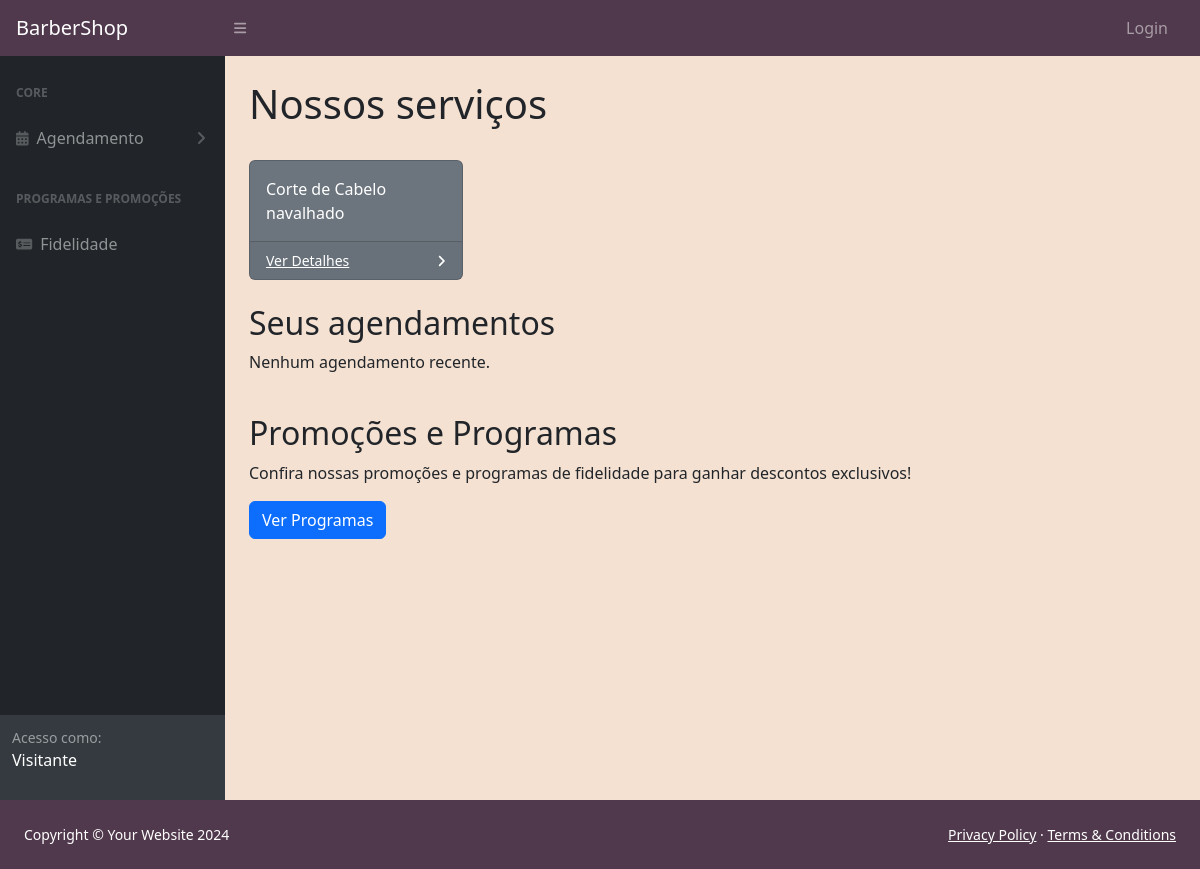
/, run on an earlier commit of the app's database.
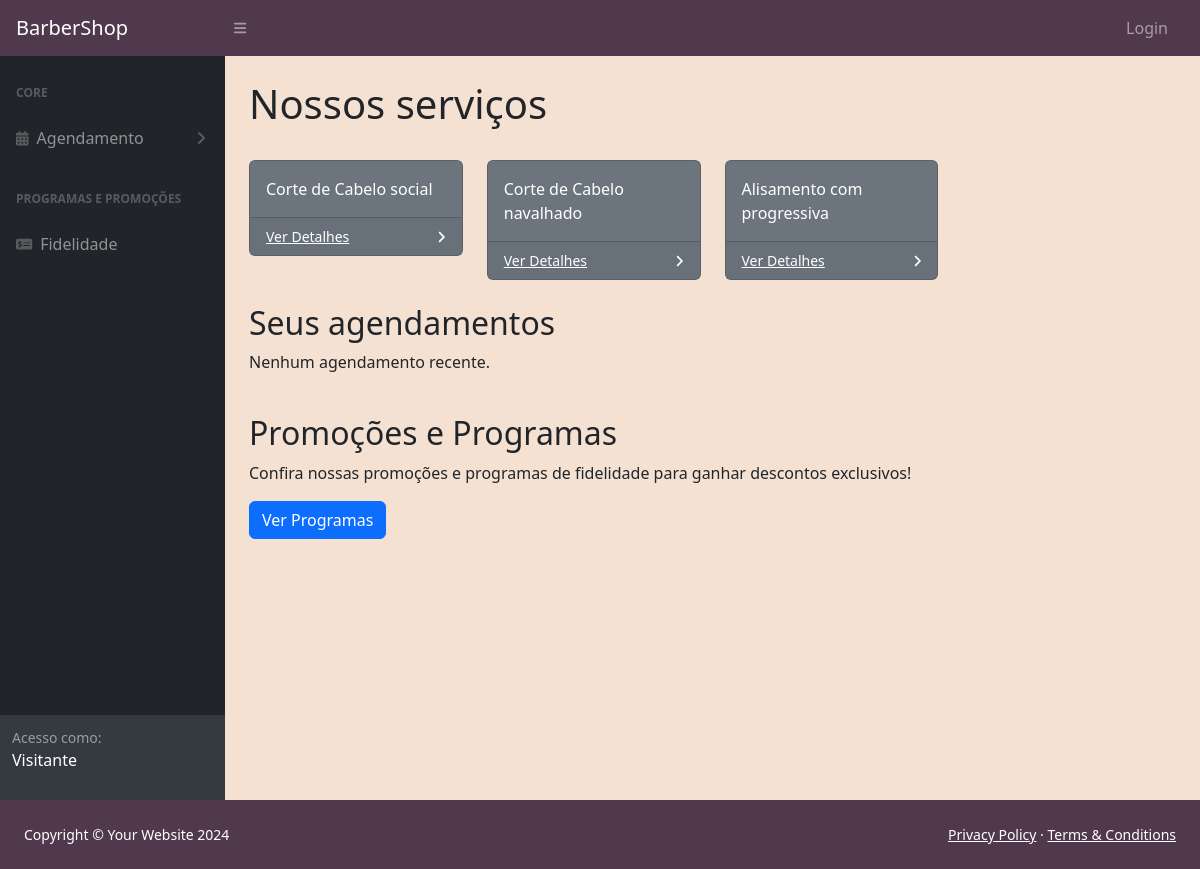
And on a later commit of the database.
### agenda/models.py (models this page shows, shortened)
class Servico(models.Model):
    nome_servico = models.CharField(max_length=50, verbose_name='Nome do Serviço')
    descricao = models.CharField(max_length=200, verbose_name='Descrição')
    preco = models.DecimalField(max_digits=8, decimal_places=2, verbose_name='Preço')
    janela_tempo = models.TimeField(default=time(), verbose_name='Duração do Serviço')
    imagem = models.ImageField(upload_to="images/%Y/%m/%d/", null=True, blank=True)

### ProjectWebII/views.py (the view)
# urls.py: path('', home, name="home"),
def home(request):
    create_groups()
    servicos = Servico.objects.all()
    context = {
        'servicos': servicos
    }
    return render(request, 'assets/static/index.html', context)

### ProjectWebII/utils.py (called while the page is built)
def create_groups():
    if not Group.objects.exists():
        groupAdmin = Group(name='Administrador')
        groupAdmin.save()
        groupAdmin = Group(name='Cliente')
        groupAdmin.save()
        groupAdmin = Group(name='Profissional')
        groupAdmin.save()

### templates/assets/static/index.html (shortened to what this page needs)
{% extends 'assets/static/base.html' %}
{% load static %}
{% block content %}
    <body class="sb-nav-fixed">
        <div id="layoutSidenav">
            <div id="layoutSidenav_nav">
                <nav class="sb-sidenav accordion sb-sidenav-dark" id="sidenavAccordion">
                    <div class="sb-sidenav-menu">
                        <div class="nav">
                            <div class="sb-sidenav-menu-heading">Core</div>
	                        <a class="nav-link collapsed" href="#" data-bs-toggle="collapse" data-bs-target="#collapseLayouts" aria-expanded="false" aria-controls="collapseLayouts">
                                <div class="sb-nav-link-icon"><i class="fa-solid fa-calendar-days"></i></div>
                                Agendamento
                                <div class="sb-sidenav-collapse-arrow"><i class="fas fa-angle-down"></i></div>
                            </a>
                            <div class="sb-sidenav-menu-heading">Programas e Promoções</div>
                            <a class="nav-link" href="#">
                                <div class="sb-nav-link-icon"><i class="fa-solid fa-money-check-dollar"></i></div>
                                Fidelidade
                            </a>
                        </div>
                    </div>
                    <div class="sb-sidenav-footer">
	                    {% if user.is_authenticated %}
	                        <div class="small">Logado como:</div>
	                            <p class="text-white">{{ user.username }}</p>
	                    {% else %}
		                    <div class="small">Acesso como:</div>
	                            <p class="text-white">Visitante</p>
	                    {% endif %}
                    </div>
                </nav>
            </div>
            <div id="layoutSidenav_content">
                <main>
                    <div class="container-fluid px-4">
                        <h1 class="mt-4">Nossos serviços</h1>
                        <div class="row">
	                        {% for servico in servicos %}
	                            <div class="col-xl-3 col-md-6">
	                                <div class="card bg-secondary text-white mb-4">
	                                    <div class="card-body">{{ servico.nome_servico }}</div>
	                                    <div class="card-footer d-flex align-items-center justify-content-between">
	                                        <a class="small text-white stretched-link" href="{% url 'detalhes_servico' servico.id %}">Ver Detalhes</a>
	                                        <div class="small text-white"><i class="fas fa-angle-right"></i></div>
	                                    </div>
	                                </div>
	                            </div>
							{% endfor %}
                            <h2>Seus agendamentos</h2>
				            {% if agendamentos %}
					            <ul class="list-group">
					                {% for agendamento in agendamentos %}
					                <li class="list-group-item">
					                    <strong>{{ agendamento.servico.nome }}</strong><br>
					                    {{ agendamento.data|date:"D, d M Y" }} às {{ agendamento.horario|time:"H:i" }}
					                </li>
					                {% endfor %}
					            </ul>
				            {% else %}
				                <p>Nenhum agendamento recente.</p>
				            {% endif %}
                            <div class="mt-4">
				                <h2>Promoções e Programas</h2>
				                <p>Confira nossas promoções e programas de fidelidade para ganhar descontos exclusivos!</p>
				                <a href="" class="btn btn-primary">Ver Programas</a>
				            </div>
                        </div>
                    </div>
                </main>
            </div>
        </div>
    </body>
{% endblock %}

### templates/assets/static/base.html (shortened to what this page needs)
{% load static %}
<!DOCTYPE html>
<html lang="pt-br">
<head>
    <link href="https://cdn.jsdelivr.net/npm/simple-datatables@7.1.2/dist/style.min.css" rel="stylesheet" />
	<link rel="stylesheet" href="https://stackpath.bootstrapcdn.com/bootstrap/4.5.2/css/bootstrap.min.css">
    <link href="{% static 'css/styles.css' %}" rel="stylesheet" />
</head>
<body class="main-layout">
	{% include 'assets/static/navbar.html' %}
	<div>
		{% block content %}{% endblock %}
	</div>
{% include 'assets/static/footer.html' %}
</body>
</html>

### templates/assets/static/navbar.html (shortened to what this page needs)
{% load static%}
<nav class="sb-topnav navbar navbar-expand navbar-dark bg-color">
    <a class="navbar-brand ps-3" href="{% url 'home' %}">BarberShop</a>
    <button class="btn btn-link btn-sm order-1 order-lg-0 me-4 me-lg-0" id="sidebarToggle" href="#!"><i class="fas fa-bars"></i></button>
	{% if user.is_authenticated %}
	    <ul class="navbar-nav ms-auto ms-md-0 me-3 me-lg-4">
	        <li class="nav-item dropdown">
	            <a class="nav-link dropdown-toggle" id="navbarDropdown" href="#" role="button" data-bs-toggle="dropdown" aria-expanded="false"><i class="fas fa-user fa-fw"></i></a>
	            <ul class="dropdown-menu dropdown-menu-end" aria-labelledby="navbarDropdown">
	                <li><a class="dropdown-item" href="{% url 'minha_conta' %}">Minha conta</a></li>
	                <li><hr class="dropdown-divider" /></li>
	                <li><a class="dropdown-item" href="{% url 'logout' %}">Logout</a></li>
	            </ul>
	        </li>
	    </ul>
	{% else %}
		<ul class="navbar-nav ms-auto ms-md-0 me-3 me-lg-4">
	        <li class="nav-item">
	            <a class="nav-link" href="{% url 'login' %}">Login</a>
	        </li>
	    </ul>
	{% endif %}
</nav>

### templates/assets/static/footer.html (shortened to what this page needs)
{% load static %}
<div class="bg-color-footer">
	<footer class="py-4 mt-auto">
	    <div class="container-fluid px-4">
	        <div class="d-flex align-items-center justify-content-between small text-white">
	            <div>Copyright &copy; Your Website 2024</div>
	            <div>
	                <a class="text-white" href="#">Privacy Policy</a>
	                &middot;
	                <a class="text-white" href="#">Terms &amp; Conditions</a>
	            </div>
	        </div>
	    </div>
	</footer>
</div>

### templates/assets/static/navbar.html (style rules this page uses)
.bg-color { background: #50394c; }

### templates/assets/static/footer.html (style rules this page uses)
.bg-color-footer { background: #50394c; }

### templates/assets/static/base.html (style rules this page uses)
body { background-color: #f4e1d2; }

What changed in the data, as far as the page shows it:
added Servico: nome_servico "Corte de Cabelo social"
added Servico: nome_servico "Alisamento com progressiva"
